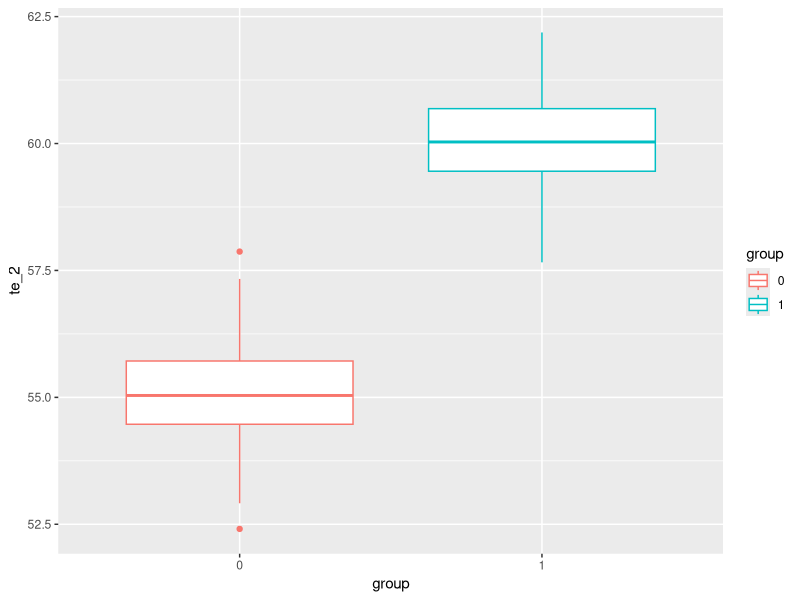

Here is the R script that generated this plot:
# install and load packages -----------------------------------------------
# install.packages("tidyverse")
# install.packages("psych")
# install.packages("haven")

library(tidyverse)
library(psych)
library(haven)

# import data -------------------------------------------------------------
data<-read_sav("welcome.sav")

#check our data
data

# visualization -----------------------------------------------------------
data %>% 
  ggplot(aes(group, te_2, color = group)) +
  geom_boxplot()

# model -------------------------------------------------------------------
#independent samples t-test
t.test(te_2 ~ group, data = data) 
